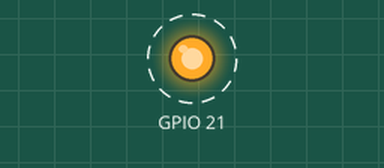
Simulated run of this program. Board: Raspberry Pi (BCM pin numbers). Parts: output pins drawn as LEDs (lit = HIGH). Dashed ring = blinking.

Above: at 0.1 s.
Timing chart, 0 to 3.0 s (numbered marks = the images above):
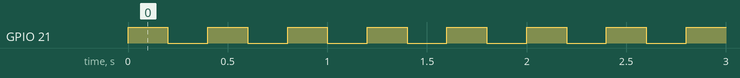

Measured:
- by itself, GPIO 21: alternates HIGH for 0.20 s and LOW for 0.20 s

The program:

toggle_gpio21.py
```python
import gpiod
import time

CHIP = "/dev/gpiochip0"
LINE = 21
TOGGLE_HZ = 5
PERIOD = 1.0 / TOGGLE_HZ

request = gpiod.request_lines(
    CHIP,
    consumer="toggle_gpio21",
    config={LINE: gpiod.LineSettings(direction=gpiod.line.Direction.OUTPUT)},
)

try:
    value = gpiod.line.Value.INACTIVE
    while True:
        value = (
            gpiod.line.Value.ACTIVE
            if value == gpiod.line.Value.INACTIVE
            else gpiod.line.Value.INACTIVE
        )
        request.set_value(LINE, value)
        time.sleep(PERIOD)
except KeyboardInterrupt:
    request.set_value(LINE, gpiod.line.Value.INACTIVE)
finally:
    request.release()
```
